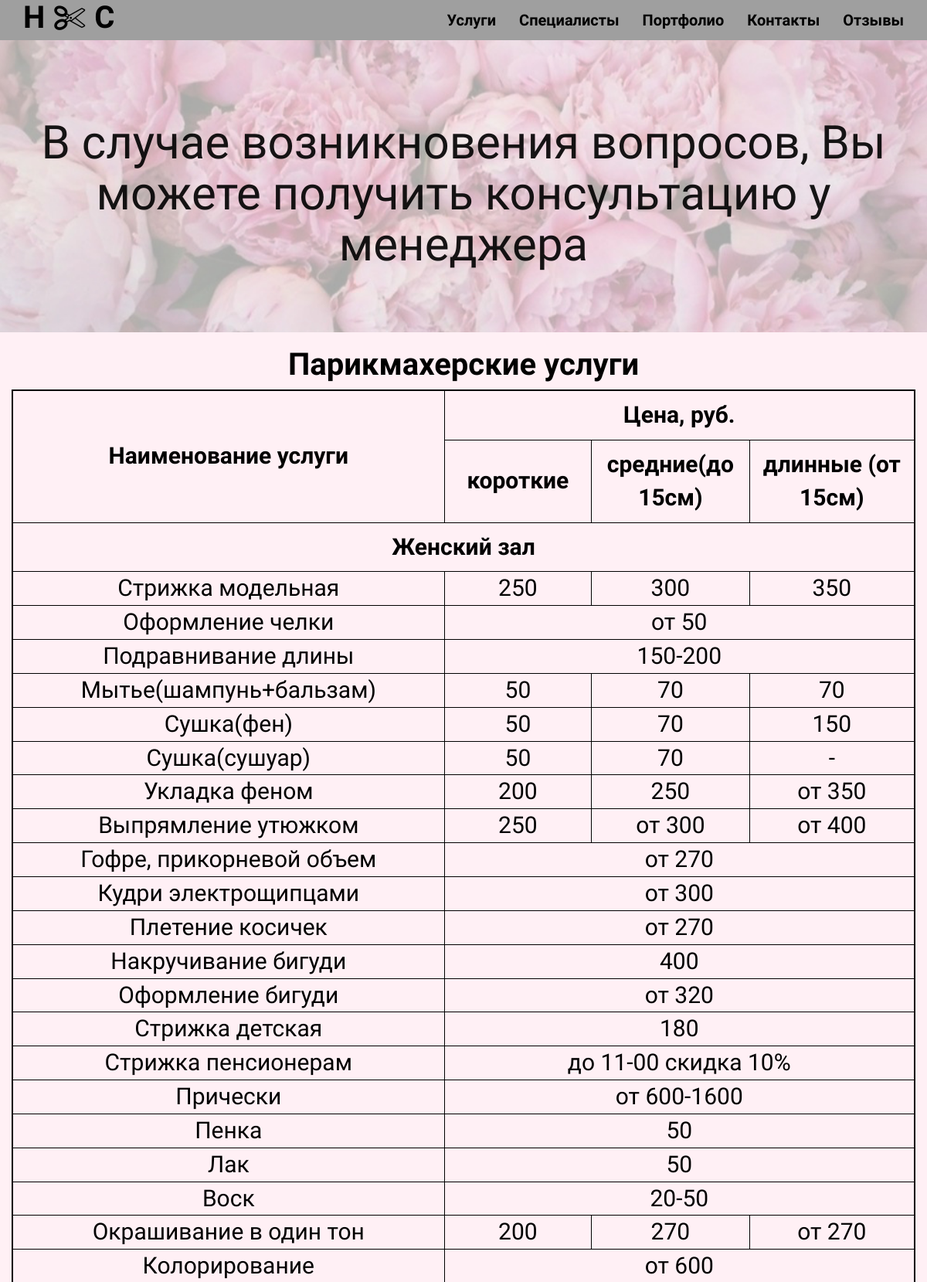
The app's page /price/paric/ (upper part) with its own data.
### price/models.py (models this page shows, shortened)
class Woman(models.Model):
    ycluga=models.CharField(max_length=256, verbose_name='Услуга')
    price=models.CharField(max_length=30,verbose_name='Цена')
    dlinna=models.ForeignKey('Dlinna', blank=True,
null=True, verbose_name='Длинна волос')
    class Meta:
        verbose_name_plural='Женский зал'

### price/views.py (the view)
def paric(request):
    woman = Woman.objects.all()
    man = Man.objects.all()
    dlinna=Dlinna.objects.all()
    return render(request, 'price/paric.html',{'woman': woman,'man': man, 'dlinna': dlinna,})

### templates/price/paric.html (shortened to what this page needs)
{% extends 'base/base.html' %}
{% load static %}
{% block content %}
    <div class="container paric">
    <div class="row centered">
    <table align="center" border="2" width="100%" bordercolor=#000000>
    <h1>Парикмахерские услуги</h1>
    <tr>
        <th rowspan="2">Наименование услуги</th>
        <th colspan="3"> Цена, руб.</th>
    </tr>
    <tr>
        <th width="20%">короткие</th>
        <th width="20%">средние(до 15см)</th>
        <th width="20%">длинные (от 15см)</th>
    </tr>
    <tr> <th colspan="4">Женский зал</th> </tr>
        {% for paric_woman in woman %}
                {% if paric_woman.dlinna.pk == 6 %}
                      <tr> <td>{{ paric_woman.ycluga }}</td>
                         <td>{{ paric_woman.price }}</td>
                     {% elif paric_woman.dlinna.pk == 7 %}
                         <td>{{ paric_woman.price }}</td>
                     {% elif paric_woman.dlinna.pk == 8 %}
                         <td> {{ paric_woman.price }} </td> </tr>
                      {% elif paric_woman.dlinna.pk == 9 %}
                      <tr><td>{{ paric_woman.ycluga }}</td> <td colspan="3"> {{ paric_woman.price }} </td>  </tr>
                {% endif %}
         {% endfor %}
    </table>
    <br>
    <br>
    </div>
    </div>
{% endblock %}
{% block headtext %} <h3>В случае возникновения вопросов, Вы можете получить консультацию у менеджера</h3>{% endblock %}

### static/css/main.css (style rules this page uses)
body { background-color: lavenderblush; font-weight: 800; font-size: 16px; color: black; margin: 0; }
h1,h2,h3,h4,h5,h6 { font-family: 'Indie Flower', cursive;; font-weight: 300; color: black; font-size: 15px; }
.centered { text-align: center; }

### static/css/price.css (style rules this page uses)
* { box-sizing: border-box; }

### static/css/price2.css (style rules this page uses)
.paric h1 { font-family: 'Forum', cursive; font-weight: 800; color: black; font-size: 40px; }
.paric th { text-align: center; font-family: "Forum",cursive; font-weight: 600; font-size: 30px; padding-bottom: 10px; padding-top: 10px; }
.paric td { font-family: 'Forum', cursive; font-weight: 500; color: black; font-size: 30px; }
h3 { font-family:'Marck Script', cursive; font-weight: 400; color: rgba(0, 0, 0, 0.91); font-size: 60px; }

### records on screen
Woman: ycluga "Стрижка модельная", price "250"
Woman: price "300"
Woman: price "350"
Woman: ycluga "Оформление челки", price "от 50"
Woman: ycluga "Подравнивание длины", price "150-200"
Woman: ycluga "Мытье(шампунь+бальзам)", price "50"
Woman: price "70"
Woman: price "70"
Woman: ycluga "Сушка(фен)", price "50"
Woman: price "70"
Woman: price "150"
Woman: ycluga "Сушка(сушуар)", price "50"
Woman: price "70"
Woman: price "-"
Woman: ycluga "Укладка феном", price "200"
Woman: price "250"
Woman: price "от 350"
Woman: ycluga "Выпрямление утюжком", price "250"
Woman: price "от 300"
Woman: price "от 400"
Woman: ycluga "Гофре, прикорневой объем", price "от 270"
Woman: ycluga "Кудри электрощипцами", price "от 300"
Woman: ycluga "Плетение косичек", price "от 270"
Woman: ycluga "Накручивание бигуди", price "400"
Woman: ycluga "Оформление бигуди", price "от 320"
Woman: ycluga "Стрижка детская", price "180"
Woman: ycluga "Стрижка пенсионерам", price "до 11-00 скидка 10%"
Woman: ycluga "Прически", price "от 600-1600"
Woman: ycluga "Пенка", price "50"
Woman: ycluga "Лак", price "50"
Woman: ycluga "Воск", price "20-50"
Woman: ycluga "Окрашивание в один тон", price "200"
Woman: price "270"
Woman: price "от 270"
Woman: ycluga "Колорирование", price "от 600"
